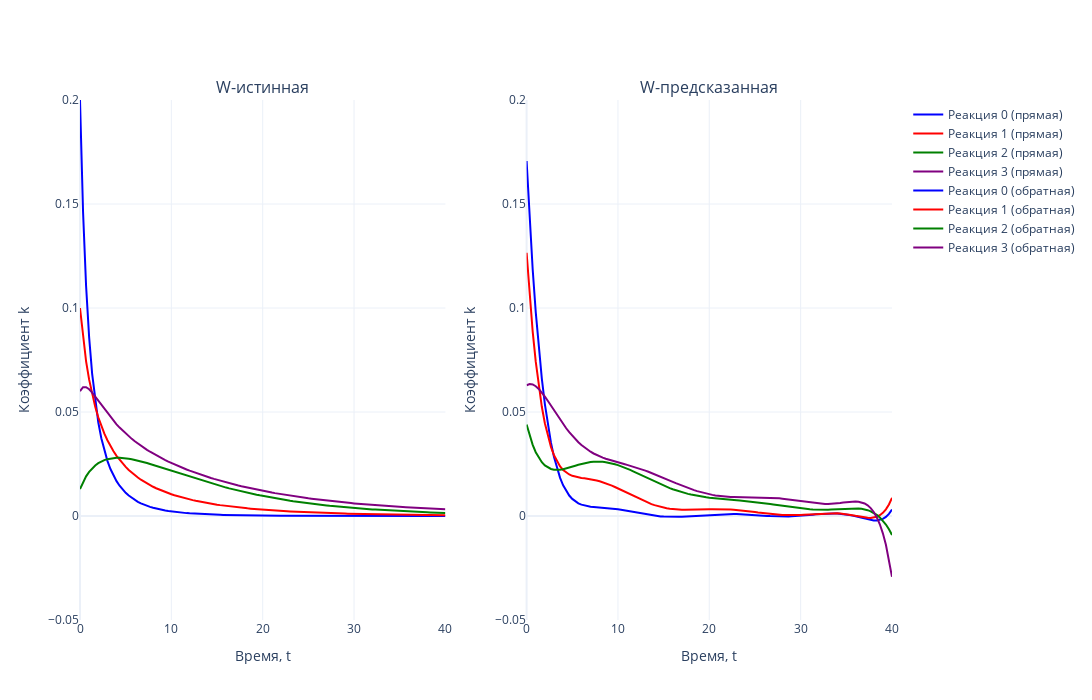

The cell this chart's notebook holds for it:
### Markdown cell above
## Вывод интересных графиков

### Code cell
colors = ['blue', 'red', 'green', 'purple']

# Создаем два подграфика (2 столбца, 1 строка)
fig = make_subplots(rows=1, cols=2, subplot_titles=['W-истинная', 'W-предсказанная'])

# Первый график (прямая задача)
for i in range(N_REACTION):  
    fig.add_trace(go.Scatter(
        x=tsteps, 
        y=W_TRUE[i, :], 
        mode='lines', 
        name=f'Реакция {i} (прямая)',
        line=dict(color=colors[i % len(colors)])  # Применяем цвета циклично
    ), row=1, col=1)

# Второй график (обратная задача)
for i in range(N_REACTION):  
    fig.add_trace(go.Scatter(
        x=tsteps, 
        y=W_poly[i, :], 
        mode='lines', 
        name=f'Реакция {i} (обратная)',
        line=dict(color=colors[i % len(colors)])  # Применяем цвета циклично
    ), row=1, col=2)

# Настройки общего макета
fig.update_layout(
    template='plotly_white',
    width=1700,  # Общая ширина холста
    height=700,  # Высота холста
    showlegend=True
)

# Ограничение оси Y
fig.update_yaxes(range=[-0.05, 0.2], title_text='Коэффициент k', row=1, col=1)
fig.update_yaxes(range=[-0.05, 0.2], title_text='Коэффициент k', row=1, col=2)

# Подписи оси X
fig.update_xaxes(title_text='Время, t', row=1, col=1)
fig.update_xaxes(title_text='Время, t', row=1, col=2)

# Отображение графика
fig.show()
